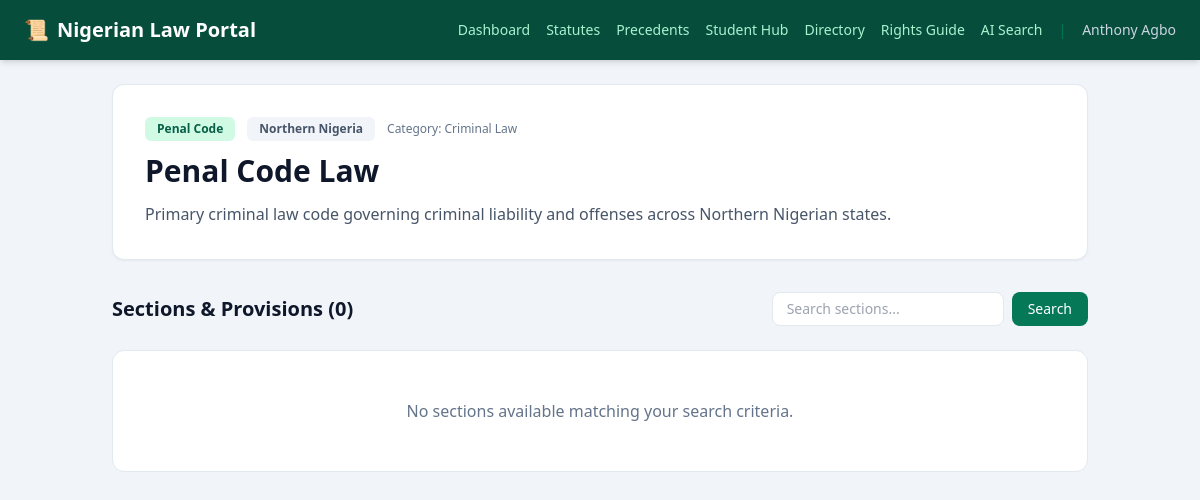
Screenshot of /laws/3 (signed in) with the database file from the repository.
### app.py (models this page shows, shortened)
class User(UserMixin, db.Model):
    id = db.Column(db.Integer, primary_key=True)
    full_name = db.Column(db.String(100), nullable=False)
    email = db.Column(db.String(120), unique=True, nullable=False)
    password_hash = db.Column(db.String(256), nullable=False)

class Statute(db.Model):
    id = db.Column(db.Integer, primary_key=True)
    title = db.Column(db.String(255), nullable=False)       # e.g. "Constitution of the Federal Republic of Nigeria 1999"
    abbreviation = db.Column(db.String(20), nullable=False)   # e.g. "CFRN 1999"
    category = db.Column(db.String(100), nullable=False)   # e.g. "Constitutional Law", "Criminal Law"
    jurisdiction = db.Column(db.String(50), default="Federal") # Federal, Northern Nigeria, Southern Nigeria
    description = db.Column(db.Text, nullable=False)

### app.py (the view)
@app.route("/laws/<int:statute_id>")
@login_required
def statute_detail(statute_id):
    statute = db.session.get(Statute, statute_id)
    if not statute:
        flash("Statute not found.", "warning")
        return redirect(url_for("laws_directory"))
    section_query = request.args.get("q", "").strip()
    sections_query = StatuteSection.query.filter_by(statute_id=statute.id)
    if section_query:
        sections_query = sections_query.filter(
            (StatuteSection.section_number.ilike(f"%{section_query}%")) |
            (StatuteSection.title.ilike(f"%{section_query}%")) |
            (StatuteSection.content.ilike(f"%{section_query}%"))
        )
    sections = sections_query.all()
    return render_template(
        "statute_detail.html",
        statute=statute,
        sections=sections,
        section_query=section_query
    )

### app.py (called while the page is built)
@login_manager.user_loader
def load_user(user_id):
    return db.session.get(User, int(user_id))

### templates/statute_detail.html (shortened to what this page needs)
<!DOCTYPE html>
<html lang="en">
<head>
    <script src="https://cdn.tailwindcss.com"></script>
</head>
<body class="bg-slate-100 font-sans text-slate-800 min-h-screen">
    <nav class="bg-emerald-900 text-white p-4 shadow-md sticky top-0 z-50">
        <div class="max-w-6xl mx-auto flex justify-between items-center">
            <a href="/dashboard" class="text-xl font-bold flex items-center gap-2">
                <span>📜</span> Nigerian Law Portal
            </a>
            <div class="flex items-center gap-4 text-sm overflow-x-auto">
                <a href="/dashboard" class="text-emerald-200 hover:text-white transition-colors">Dashboard</a>
                <a href="/laws" class="text-emerald-200 hover:text-white transition-colors">Statutes</a>
                <a href="/cases" class="text-emerald-200 hover:text-white transition-colors">Precedents</a>
                <a href="/student-hub" class="text-emerald-200 hover:text-white transition-colors">Student Hub</a>
                <a href="/directory" class="text-emerald-200 hover:text-white transition-colors">Directory</a>
                <a href="/rights-guide" class="text-emerald-200 hover:text-white transition-colors">Rights Guide</a>
                <a href="/ai-search" class="text-emerald-200 hover:text-white transition-colors">AI Search</a>
                <span class="text-emerald-700 hidden sm:inline">|</span>
                <span class="text-slate-300 hidden md:inline">{{ current_user.full_name }}</span>
            </div>
        </div>
    </nav>
    <main class="max-w-5xl mx-auto p-6">
        <div class="bg-white rounded-xl shadow-sm border border-slate-200 p-8 mb-8">
            <div class="flex items-center gap-3 mb-3 flex-wrap">
                <span class="bg-emerald-100 text-emerald-800 text-xs font-bold px-3 py-1 rounded-md">
                    {{ statute.abbreviation }}
                </span>
                <span class="bg-slate-100 text-slate-600 text-xs font-semibold px-3 py-1 rounded-md">
                    {{ statute.jurisdiction }}
                </span>
                <span class="text-xs text-slate-500 font-medium">
                    Category: {{ statute.category }}
                </span>
            </div>
            <h1 class="text-2xl md:text-3xl font-bold text-slate-900 leading-tight mb-3">
                {{ statute.title }}
            </h1>
            <p class="text-slate-600 leading-relaxed">
                {{ statute.description }}
            </p>
        </div>
        <div class="flex justify-between items-center mb-6">
            <h2 class="text-xl font-bold text-slate-900">
                Sections & Provisions ({{ sections|length }})
            </h2>
            <form action="/laws/{{ statute.id }}" method="GET" class="flex gap-2">
                <input type="text" name="q" value="{{ section_query }}"
                    placeholder="Search sections..."
                    class="px-3.5 py-1.5 border border-slate-200 rounded-lg focus:ring-2 focus:ring-emerald-500 outline-none text-sm bg-white">
                <button type="submit" class="bg-emerald-700 hover:bg-emerald-800 text-white px-4 py-1.5 rounded-lg text-sm font-medium transition-colors">
                    Search
                </button>
            </form>
        </div>
        {% if sections %}
            <div class="space-y-4">
                {% for section in sections %}
                    <div class="bg-white rounded-xl shadow-sm border border-slate-200 p-6 hover:border-emerald-300 transition-colors">
                        <div class="flex items-center justify-between mb-2">
                            <span class="text-sm font-bold text-emerald-800 bg-emerald-50 border border-emerald-200 px-2.5 py-0.5 rounded">
                                {{ section.section_number }}
                            </span>
                            {% if section.title %}
                                <h3 class="text-base font-bold text-slate-900 flex-1 ml-3">
                                    {{ section.title }}
                                </h3>
                            {% endif %}
                        </div>
                        <p class="text-slate-700 text-sm leading-relaxed mt-3 whitespace-pre-line">
                            {{ section.content }}
                        </p>
                        {% if section.cases %}
                            <div class="mt-4 pt-4 border-t border-slate-100">
                                <h4 class="text-xs font-bold text-slate-500 uppercase tracking-wider mb-2 flex items-center gap-1">
                                    <span>⚖️</span> Judicial Precedents & Decided Cases
                                </h4>
                                <div class="space-y-2">
                                    {% for case in section.cases %}
                                        <div class="bg-slate-50 p-3 rounded-lg border border-slate-200 text-xs">
                                            <div class="flex justify-between items-center">
                                                <span class="font-bold text-slate-900">{{ case.title }}</span>
                                                <span class="text-emerald-800 font-semibold">{{ case.citation }}</span>
                                            </div>
                                            <p class="text-slate-600 mt-1 italic"><strong>Ratio:</strong> {{ case.ratio_decidendi }}</p>
                                        </div>
                                    {% endfor %}
                                </div>
                            </div>
                        {% endif %}
                        <div class="mt-4 pt-3 border-t border-slate-100 flex justify-end gap-2">
                            <form action="/ai-search" method="POST" class="inline">
                                <input type="hidden" name="user_query" value="Explain {{ statute.abbreviation }} {{ section.section_number }} ({{ section.title or '' }}) and its real-world application in Nigeria.">
                                <input type="hidden" name="mode" value="legal">
                                <button type="submit" class="text-xs bg-emerald-50 hover:bg-emerald-100 text-emerald-800 font-semibold px-3 py-1.5 rounded-lg border border-emerald-200 transition-colors flex items-center gap-1">
                                    <span>🤖</span> AI Legal Analysis
                                </button>
                            </form>
                            <form action="/ai-search" method="POST" class="inline">
                                <input type="hidden" name="user_query" value="Explain {{ statute.abbreviation }} {{ section.section_number }} in simple, plain English for a citizen.">
                                <input type="hidden" name="mode" value="plain_english">
                                <button type="submit" class="text-xs bg-slate-50 hover:bg-slate-100 text-slate-700 font-semibold px-3 py-1.5 rounded-lg border border-slate-200 transition-colors flex items-center gap-1">
                                    <span>🛡️</span> Plain English Guide
                                </button>
                            </form>
                        </div>
                    </div>
                {% endfor %}
            </div>
        {% else %}
            <div class="bg-white rounded-xl border border-slate-200 p-12 text-center">
                <p class="text-slate-500 font-medium">No sections available matching your search criteria.</p>
            </div>
        {% endif %}
    </main>
</body>
</html>

### rows the page displays
User: full_name "Anthony Agbo"
Statute: abbreviation "Penal Code", jurisdiction "Northern Nigeria", category "Criminal Law", title "Penal Code Law", description "Primary criminal law code governing criminal liability and offenses across Northern Nigerian states."

### other values shown
{{ sections|length }} "0"
